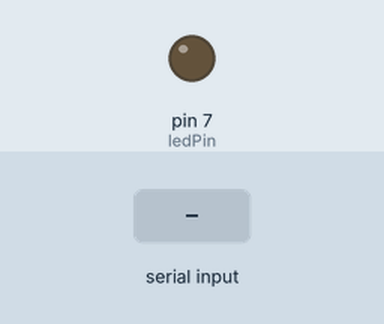
Simulated run of this sketch. Board: Arduino Uno, built with avr-gcc and run on an emulated ATmega328P. Parts: output pins drawn as LEDs (lit = HIGH). The test bench sets the inputs (shaded band).

Above: at 1.2 s.
1.3 s: "1" received over the second serial link
At 1.7 s:
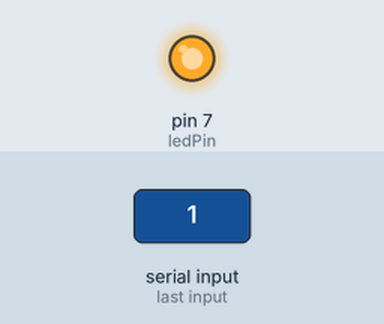
2.8 s: "0" received over the second serial link
At 4.0 s:
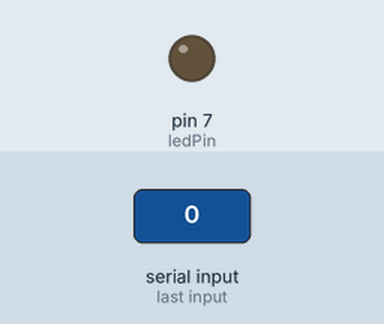
Timing chart, 0 to 5.8 s (numbered marks = the images above; inputs shaded):
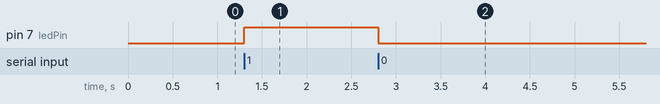

The sketch:

Arduino-Bluetooth-LED-Control.ino
```cpp
#include <SoftwareSerial.h>

SoftwareSerial BT(10, 11);

const int ledPin = 7;

void setup() {
  pinMode(ledPin, OUTPUT);
  digitalWrite(ledPin, LOW);

  BT.begin(9600);
}

void loop() {
  if (BT.available()) {
    char command = BT.read();

    if (command == '1') {
      digitalWrite(ledPin, HIGH);
      BT.println("LED ON");
    }
    else if (command == '0') {
      digitalWrite(ledPin, LOW);
      BT.println("LED OFF");
    }
  }
}
```

Measured:
- after the input at 1.3 s, pin 7 (ledPin): LOW → HIGH at once
- after the input at 2.8 s, pin 7 (ledPin): HIGH → LOW at once
